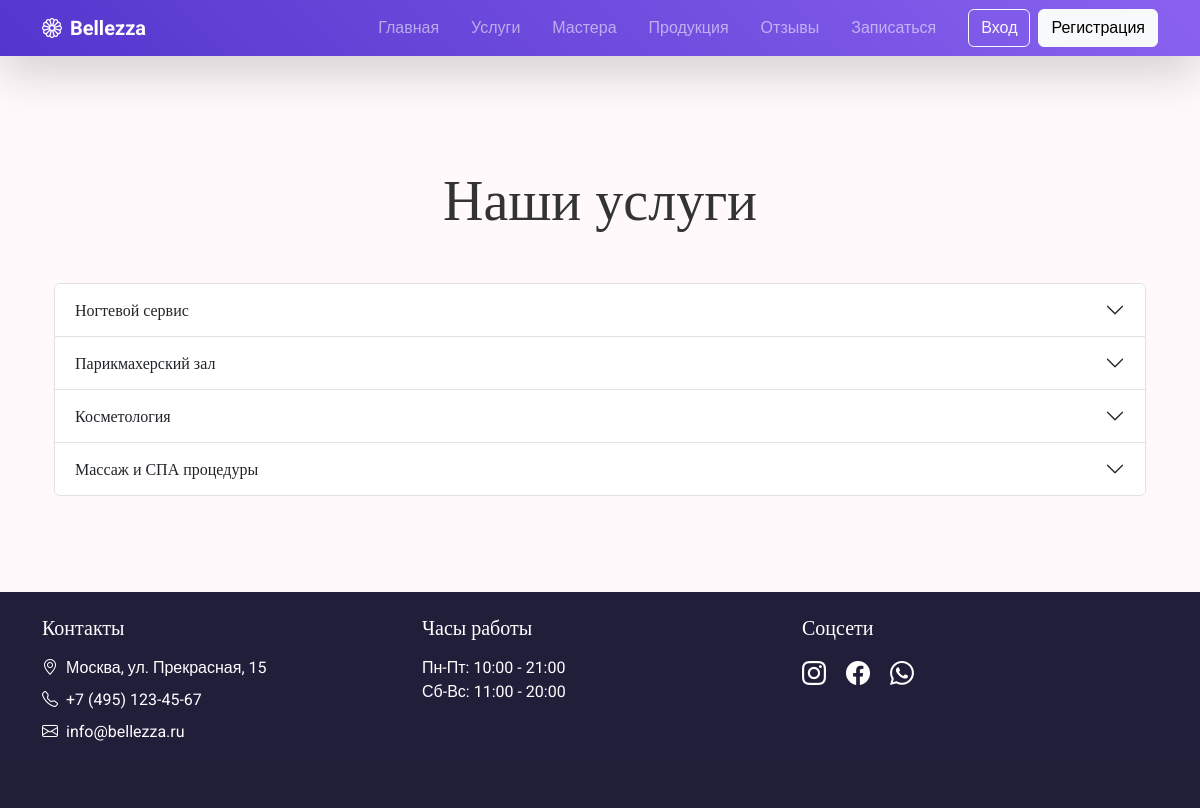
/api/v1/beauty_salon/services/, run on an earlier commit of the app's database.
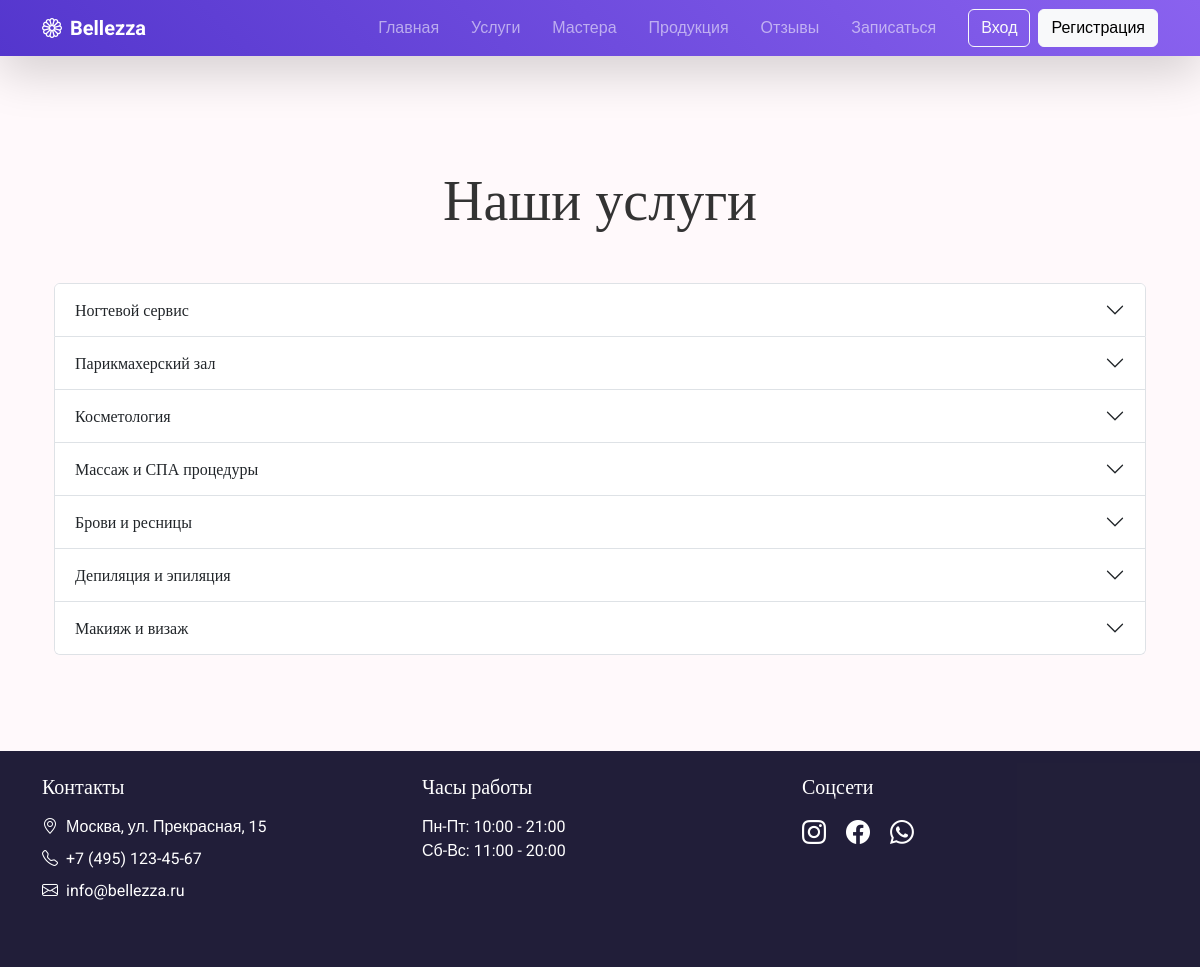
And on a later commit of the database.
### beauty_salon/models.py (models this page shows, shortened)
class Category(models.Model):
    name = models.CharField(max_length=255, unique=True, verbose_name='Название')
    description = models.TextField(blank=True, null=True, verbose_name='Описание')
    class Meta:
        verbose_name = "Категория"
        verbose_name_plural = "Категории"

### beauty_salon/views.py (the view)
# urls.py: path('services/', views.service_list, name='service_list'),
def service_list(request):
    categories = Category.objects.prefetch_related('services').all()
    return render(request, 'service_list.html', {'categories': categories})

### beauty_salon/templates/service_list.html (shortened to what this page needs)
{% extends 'base_generic.html' %}
{% load static %}
{% block content %}
<section class="services container my-5">
    <h2 class="text-center mb-5 display-4">Наши услуги</h2>
    <div class="accordion" id="servicesAccordion">
     {% for category in categories %}
        <div class="accordion-item">
            <h2 class="accordion-header" id="heading{{ forloop.counter }}">
                <button class="accordion-button collapsed" type="button"
                        data-bs-toggle="collapse"
                        data-bs-target="#collapse{{ forloop.counter }}">
                    {{ category.name }}
                </button>
            </h2>
        </div>
        {% endfor %}
    </div>
</section>
{% endblock %}

What changed in the data, as far as the page shows it:
added Category: name "Брови и ресницы"
added Category: name "Депиляция и эпиляция"
added Category: name "Макияж и визаж"
